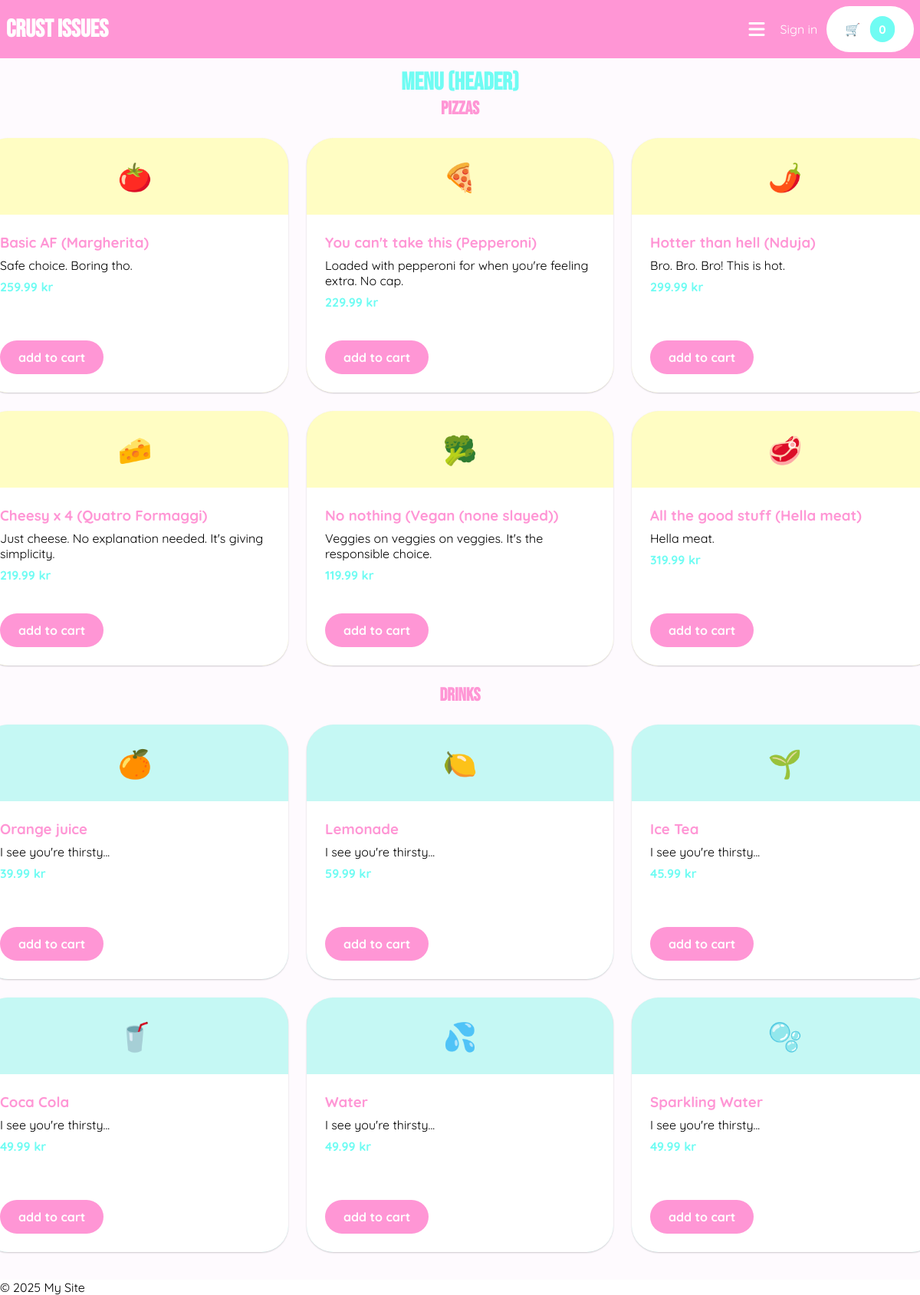
The page /menu on the database its author committed.
### application/models.py (models this page shows, shortened)
class Pizza(models.Model):
    name = models.CharField(max_length=100)
    base_price = models.DecimalField(max_digits=6, decimal_places=2)
    available_toppings = models.ManyToManyField(Topping, blank=True)
    icon = models.CharField(max_length=255)
    description = models.CharField(max_length=100)

class Drink(models.Model):
    name = models.CharField(max_length=100)
    price = models.DecimalField(max_digits=6, decimal_places=2)
    icon = models.CharField(max_length=255)
    description = models.CharField(max_length=100)

### application/views.py (the view)
# urls.py: path("menu", views.menu, name="menu"),
def menu(request):
   all_pizzas = Pizza.objects.all()
   all_drinks = Drink.objects.all()
   return render(request, "menu.html", {"pizzas": all_pizzas, "drinks": all_drinks})

### application/templates/menu.html (shortened to what this page needs)
{% extends "layout.html" %} {% block content %}
<div class="page">
  <h1 class="text-turqoise center">Menu (header)</h1>
  <h2 class="text-pink center">Pizzas</h2>
  <div class="product-grid center">
    {% for pizza in pizzas %} {% include "components/pizza-card.html" %}
    {%endfor %}
  </div>
  <h2 class="text-pink center">Drinks</h2>
  <div class="product-grid center">
    {% for drink in drinks %} {% include "components/drink-card.html" %}
    {%endfor%}
  </div>
</div>
 {% endblock %}

### application/templates/components/pizza-card.html
<div class="product-card bg-yellow">
  <div class="emoji center">{{ pizza.icon }}</div>
  <div class="description">
    <div>
      <h3>{{ pizza.name }}</h3>
      <p>{{ pizza.description }}</p>
      <p class="price">{{ pizza.base_price }} kr</p>
    </div>
    <a
      id="add-pizza-{{pizza.id}}"
      href="{% url 'application:select-pizza' pizza_id=pizza.id %}"
      class="cta cta-primary w-fit"
    >
      add to cart
    </a>
  </div>
</div>

### application/templates/components/drink-card.html
<div class="product-card bg-light-turqoise">
  <div class="emoji center">{{ drink.icon }}</div>
  <div class="description">
    <div>
      <h3>{{ drink.name }}</h3>
      <p>{{ drink.description }}</p>
      <p class="price">{{ drink.price }} kr</p>
    </div>
    <button class="cta cta-primary w-fit">add to cart</button>
  </div>
</div>

### application/static/css/styles.css (style rules this page uses)
* { padding: 0; margin: 0; font-family: "Quicksand", sans-serif; }
:root { --color-purple: rgb(254, 250, 254); --color-pink: rgb(255, 150, 213); --color-white: white; --color-turqoise: rgb(112, 252, 243); --color-light-turqoise: rgb(197, 248, 244); --color-yellow: rgb(255, 253, 195); --spacing-small: 0.5rem; --spacing-medium: 0.75rem; --spacing-large: 1.5rem; --rounded: 35px; --rounded-full: 50%; }
h1, h2 { color: var(--color-white); font-family: "Bebas Neue", sans-serif; }
.page { padding: var(--spacing-medium); }
a { text-decoration: none; color: var(--color-white); }
button { all: unset; }
.cta { padding: var(--spacing-medium) var(--spacing-large); font-weight: 900; text-align: center; }
button { cursor: pointer; }
.cta-primary { background-color: var(--color-pink); border-radius: var(--rounded); color: var(--color-white); }
.center { display: flex; align-items: center; justify-content: center; }
.product-grid { display: grid; grid-template-columns: repeat(3, 400px); gap: var(--spacing-large); padding: var(--spacing-large); height: 100%; }
.product-card { display: flex; flex-direction: column; border-radius: var(--rounded); box-shadow: 0 1px 2px 0 rgba(0, 0, 0, 0.2); }
.product-card > .emoji { width: 100%; height: 100px; }
.product-card > .description { background-color: var(--color-white); border-bottom-right-radius: var(--rounded); border-bottom-left-radius: var(--rounded); display: flex; justify-content: space-between; flex-direction: column; height: 184px; padding: var(--spacing-large); }
.product-card > .description > div > h3 { color: var(--color-pink); font-family: "Bebas Neue" sans-serif; margin-bottom: var(--spacing-small); }
.product-card > .description > div > .price { color: var(--color-turqoise); font-weight: 900; margin-top: var(--spacing-small); }
.emoji { font-size: 36px; }
.w-fit { width: fit-content; }
.bg-yellow { background-color: var(--color-yellow); }
.bg-light-turqoise { background-color: var(--color-light-turqoise); }
.text-turqoise { color: var(--color-turqoise); }
.text-pink { color: var(--color-pink); }

### rows shown on the page
Pizza: icon "🍅", name "Basic AF (Margherita)", description "Safe choice. Boring tho.", base_price "259.99"
Pizza: icon "🍕", name "You can't take this (Pepperoni)", description "Loaded with pepperoni for when you're feeling extra. No cap.", base_price "229.99"
Pizza: icon "🌶️", name "Hotter than hell (Nduja)", description "Bro. Bro. Bro! This is hot.", base_price "299.99"
Pizza: icon "🧀", name "Cheesy x 4 (Quatro Formaggi)", description "Just cheese. No explanation needed. It's giving simplicity.", base_price "219.99"
Pizza: icon "🥦", name "No nothing (Vegan (none slayed))", description "Veggies on veggies on veggies. It's the responsible choice.", base_price "119.99"
Pizza: icon "🥩", name "All the good stuff (Hella meat)", description "Hella meat.", base_price "319.99"
Drink: icon "🍊", name "Orange juice", description "I see you're thirsty...", price "39.99"
Drink: icon "🍋", name "Lemonade", description "I see you're thirsty...", price "59.99"
Drink: icon "🌱", name "Ice Tea", description "I see you're thirsty...", price "45.99"
Drink: icon "🥤", name "Coca Cola", description "I see you're thirsty...", price "49.99"
Drink: icon "💦", name "Water", description "I see you're thirsty...", price "49.99"
Drink: icon "🫧", name "Sparkling Water", description "I see you're thirsty...", price "49.99"
